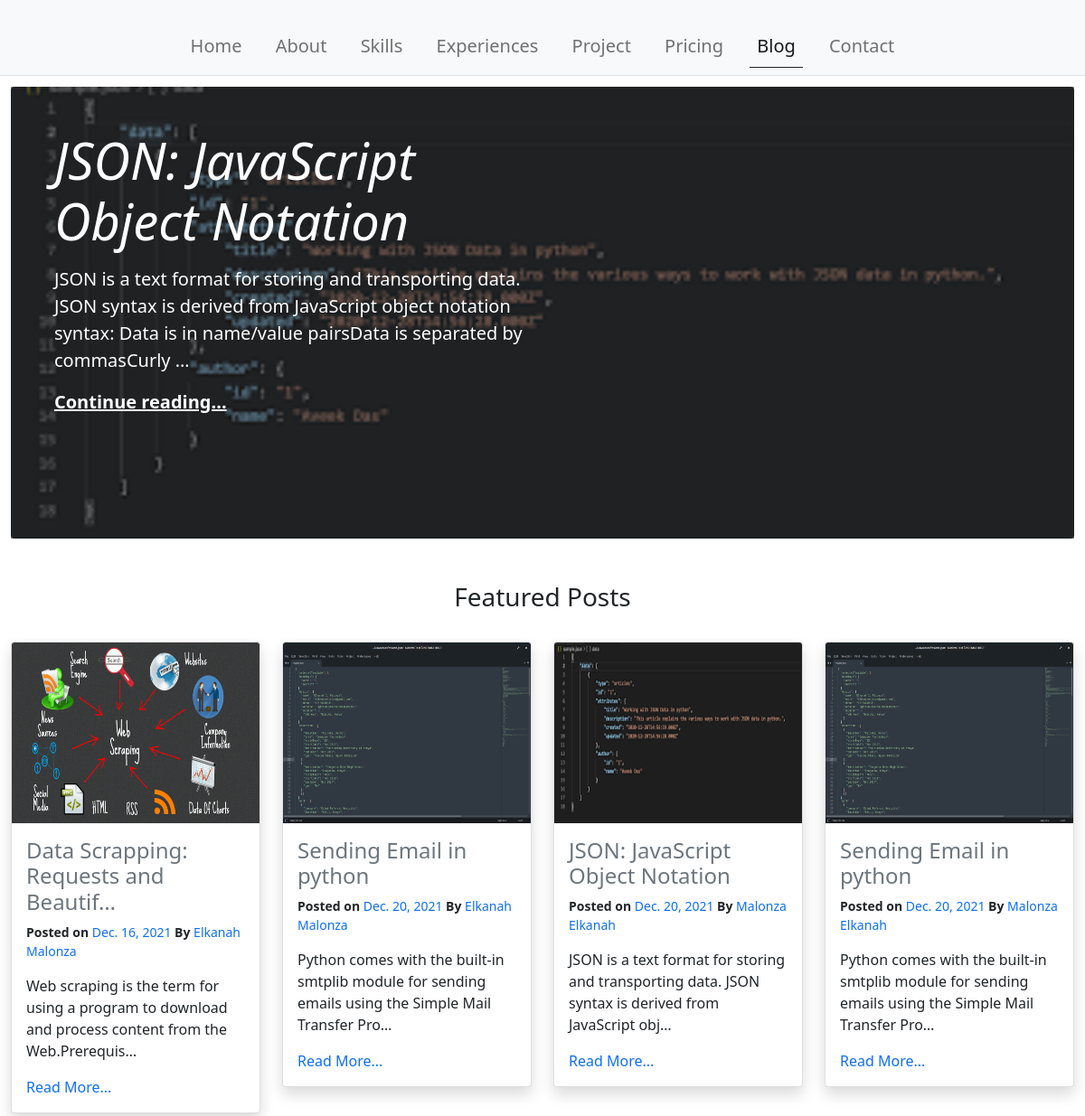
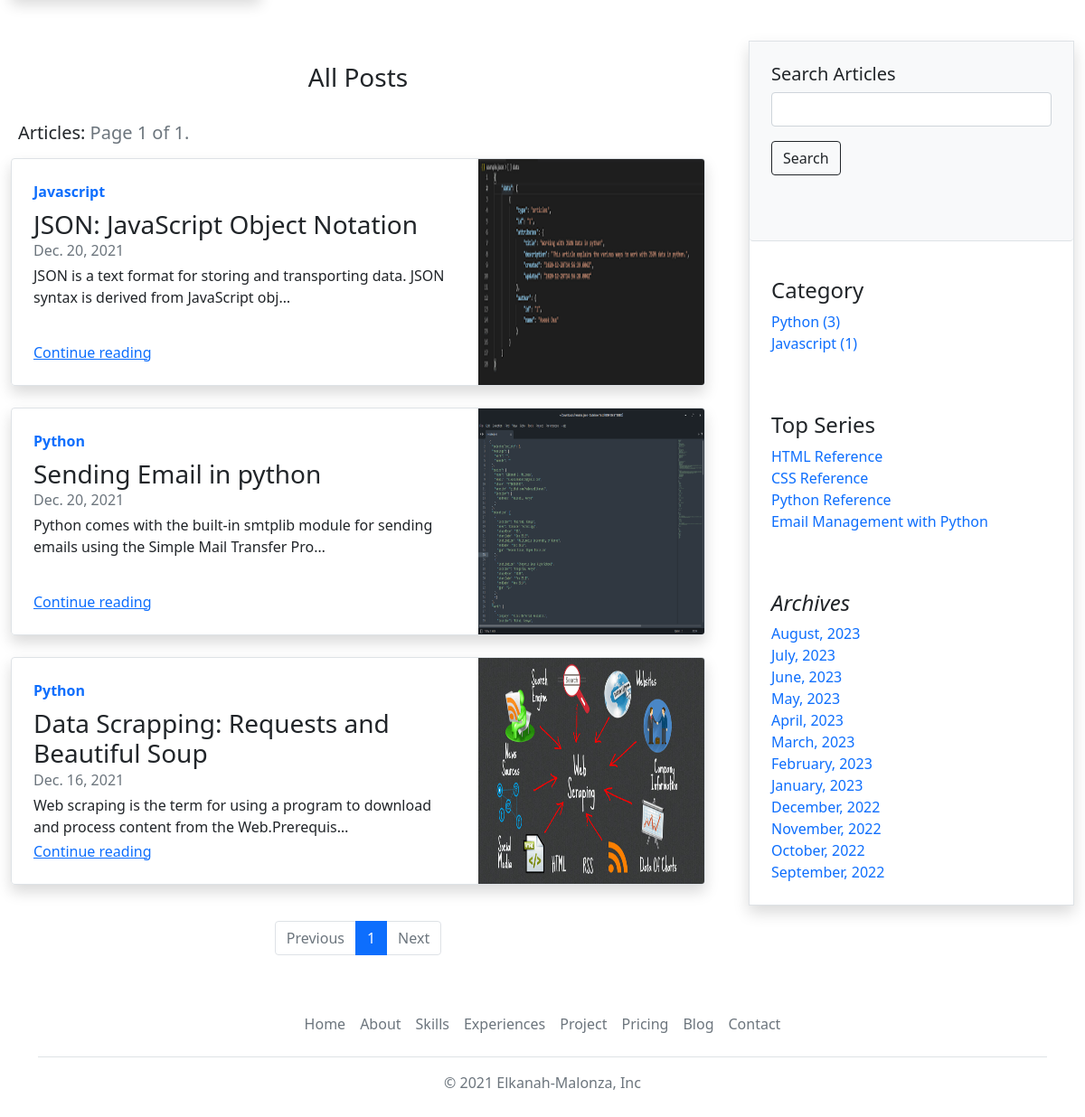
Screenshot of /blog/ with the database file from the repository (2 pictures, top to bottom).
### blog/models.py (models this page shows, shortened)
class Article(models.Model):
    user = models.ForeignKey(User, on_delete=models.CASCADE)
    image = models.ImageField(
        upload_to="image/blog/",
        max_length=1000,
        default="image/blog/blog_default.jpg",
        storage=gd_storage,
    )
    title = models.CharField("Title", max_length=50)
    content = models.TextField()
    tags = models.CharField("Tags", max_length=50)
    status = models.CharField("Status", max_length=50, default="PRIVATE")
    views = models.IntegerField("Views", default=0, null=True, blank=True)
    date_created = models.DateTimeField("Date Created", auto_now_add=True)
    category = models.ForeignKey(ArticleCategory, on_delete=models.CASCADE)
    series = models.ForeignKey(
        ArticleSeries, on_delete=models.CASCADE, null=True, blank=True
    )
    @property
    def content_text(self):
        return strip_tags(self.content)

class ArticleCategory(models.Model):
    name = models.CharField("Keyword", max_length=200, unique=True)
    date_created = models.DateTimeField("Date Created", auto_now_add=True)
    user = models.ForeignKey(User, on_delete=models.CASCADE)
    def article_count(self):
        return Article.objects.filter(category=self.id).count()

class ArticleSeries(models.Model):
    name = models.CharField("Keyword", max_length=200, unique=True)
    date_created = models.DateTimeField("Date Created", auto_now_add=True)
    user = models.ForeignKey(User, on_delete=models.CASCADE)

### blog/views.py (the view)
# urls.py: 2. Add a URL to urlpatterns:  path('blog/', include('blog.urls'))
def blog(request):
    articles = (
        Article.objects.filter(status="Publish").order_by("date_created").reverse()
    )
    categories = ArticleCategory.objects.all()
    series = ArticleSeries.objects.all()
    viewed_articles = Article.objects.order_by("views").reverse()[0:2]
    latest_articles = articles[0:2]
    featured = latest_articles[0]
    archives = generate_last_one_year_months()
    paginator = Paginator(articles, 10)
    page_number = request.GET.get("page", 1)
    articles = paginator.get_page(page_number)
    return render(
        request,
        "blog/blog.html",
        {
            "articles": articles,
            "categories": categories,
            "series": series,
            "main_feature": featured,
            "viewed_articles": viewed_articles,
            "latest_articles": latest_articles,
            "archives": archives,
        },
    )

### blog/views.py (called while the page is built)
def generate_last_one_year_months():
    today = dt.datetime.now()
    year = dt.timedelta(days=365)
    month = dt.timedelta(days=27)
    one_year_ago = today - year
    loop_time = today
    months = []
    archives = []
    while loop_time > one_year_ago:
        int_month = loop_time.strftime("%m")  # loop_time.month
        if int_month not in months:
            months = months + [int_month]
            int_year = loop_time.year
            str_month = loop_time.strftime("%B")
            name = str_month + ", " + str(int_year)
            value = {}
            value.setdefault("year", int_year)
            value.setdefault("month", int_month)
            archive = {}
            archive.setdefault(name, value)
            archives = archives + [archive]
        loop_time = loop_time - month
    print(archives)
    return archives

### blog/templates/blog/blog.html (shortened to what this page needs)
<!DOCTYPE html>
<html>
<head>
    {% load static %}
    <link href="https://cdn.jsdelivr.net/npm/bootstrap@5.1.3/dist/css/bootstrap.min.css" rel="stylesheet">
    <link href="{% static 'main/css/style.css' %}" rel="stylesheet">
</head>
<body>
    <nav class="navbar navbar-expand-lg fixed-top navbar-light bg-light border-bottom">
        <div class="container">
            <div class="collapse navbar-collapse" id="navbarMain">
                <ul class="navbar-nav mb-2 mb-lg-0 w-100 justify-content-around">
                    <li class="nav-item">
                        <a class="nav-link fs-5" aria-current="page" href="{% url 'index' %}">Home</a>
                    </li>
                    <li class="nav-item">
                        <a class="nav-link fs-5" href="{% url 'index' %}#section-about">About</a>
                    </li>
                    <li class="nav-item">
                        <a class="nav-link fs-5" href="{% url 'index' %}#section-skills">Skills</a>
                    </li>
                    <li class="nav-item">
                        <a class="nav-link fs-5" href="{% url 'index' %}#section-experiences">Experiences</a>
                    </li>
                    <li class="nav-item">
                        <a class="nav-link fs-5" href="{% url 'projects' %}">Project</a>
                    </li>
                    <li class="nav-item">
                        <a class="nav-link fs-5" href="{% url 'index' %}#section-pricing">Pricing</a>
                    </li>
                    <li class="nav-item">
                        <a class="nav-link fs-5 active" href="{% url 'blog' %}">Blog</a>
                    </li>
                    <li class="nav-item">
                        <a class="nav-link fs-5" href="{% url 'index' %}#section-contact">Contact</a>
                    </li>
                </ul>
            </div>
        </div>
    </nav>
    <div class="pt-5"></div>
    <main class="container-fluid main-blog pt-md-5">
        <div class="mb-4 rounded bg-dark blog-image">
            <div class="p-4 p-md-5 text-white bg-dark bg-opacity-50 position-absolute h-100">
                <div class="col-md-6 px-0">
                    <h1 class="display-4 fst-italic">{{main_feature.title}}</h1>
                    <p class="lead my-3">{{main_feature.content_text|truncatewords:28|safe}}</p>
                    <p class="lead mb-0"><a href="{% url 'article' main_feature.title|slugify main_feature.id %}" class="text-white fw-bold">Continue reading...</a></p>
                </div>
            </div>
        </div>
        <div class="row mb-2">
            <div class="col-12">
                <div class="row text-center p-4">
                    <h3>Featured Posts</h3>
                </div>
                <div class="row">
                {% for article in viewed_articles %}
                    <div class="col-12 col-md-6 col-lg-3 pb-4">
                        <div class="card shadow bg-body rounded" style="">
                            <img src="{{article.image.url}}" class="card-img-top" width="100%" height="200" preserveAspectRatio="xMidYMid slice" alt="...">
                            <div class="card-body">
                                <h4 class="card-title"><a href="{% url 'article' article.title|slugify article.id %}" class="text-decoration-none text-muted">{{article.title|truncatechars_html:37|safe}}</a></h4>
                                <p class="small">
                                    <strong>Posted on </strong>
                                    <a href="#" class="text-decoration-none">{{article.date_created.date}}</a>
                                    <strong>By</strong>
                                    <a href="#" class="text-decoration-none"> {{article.user.first_name}} {{article.user.last_name}}</a>
                                </p>
                                <p class="card-text">{{article.content_text|truncatechars_html:100|safe }}</p>
                                <a href="{% url 'article' article.title|slugify article.id %}" class="text-decoration-none">Read More...</a>
                            </div>
                        </div>
                    </div>
                {% endfor %}
                {% for article in latest_articles %}
                    <div class="col-12 col-md-6 col-lg-3 pb-4">
                        <div class="card shadow bg-body rounded" style="">
                            <img src="{{article.image.url}}" class="card-img-top" width="100%" height="200" preserveAspectRatio="xMidYMid slice" alt="...">
                            <div class="card-body">
                                <h4 class="card-title"><a href="{% url 'article' article.title|slugify article.id %}" class="text-decoration-none text-muted">{{article.title|truncatechars_html:40|safe}}</a></h4>
                                <p class="small">
                                    <strong>Posted on </strong>
                                    <a href="#" class="text-decoration-none">{{article.date_created.date}}</a>
                                    <strong>By</strong>
                                    <a href="#" class="text-decoration-none"> Malonza Elkanah</a>
                                </p>
                                <p class="card-text">{{article.content_text|truncatechars_html:100|safe }}</p>
                                <a href="{% url 'article' article.title|slugify article.id %}" class="text-decoration-none">Read More...</a>
                            </div>
                        </div>
                    </div>
                {% endfor %}
                </div>
            </div>
        </div>
        <div class="row g-5 pt-3">
            <div class="col-md-8">
                <div class="row text-center p-4">
                    <h3>All Posts</h3>
                </div>
                <div class="row pb-2 d-flex justify-content-between">
                    <h5 class="col ms-2">Articles: <span class="reviews-count text-muted">Page {{articles.number}} of {{articles.paginator.num_pages}}.</span></h5>
                </div>
                <div class="row">
                {% for article in articles %}
                    <div class="col-12">
                        <div class="row g-0 border rounded overflow-hidden flex-md-row mb-4 shadow h-md-250 position-relative">
                            <div class="col p-4 d-flex flex-column position-static">
                                <strong class="d-inline-block mb-2 text-primary">{{article.category.name}}</strong>
                                <h3 class="mb-0">{{article.title | truncatechars:50}}</h3>
                                <div class="mb-1 text-muted">{{article.date_created.date}}</div>
                                <p class="card-text mb-auto">{{article.content_text|truncatechars_html:100|safe }}</p>
                                <a href="{% url 'article' article.title|slugify article.id %}" class="stretched-link">Continue reading</a>
                            </div>
                            <div class="col-auto d-none d-lg-block">
                                <img class="bd-placeholder-img" src="{{article.image.url}}" width="250" height="250" aria-label="Placeholder: Thumbnail" preserveAspectRatio="xMidYMid slice" focusable="false">
                            </div>
                        </div>
                    </div>
                {% endfor %}
                </div>
                <div class="row pt-3">
                    <nav aria-label="Page navigation example">
                        <ul class="pagination justify-content-center">
                        {% if articles.has_previous %}
                            <li class="page-item">
                                <a href="?page={{articles.previous_page_number}}" class="page-link">Previous</a>
                            </li>
                        {% else %}
                            <li class="page-item disabled">
                                <a class="page-link">Previous</a>
                            </li>
                        {% endif %}
                        {% for p in articles.paginator.page_range %}
                            <li class="page-item {% if articles.number == p %}active{% endif %}">
                                <a class="page-link" href="?page={{p}}">{{p}}</a>
                            </li>
                        {% endfor %}
                        {% if articles.has_next %}
                            <li class="page-item">
                                <a class="page-link" href="?page={{articles.next_page_number}}">Next</a>
                            </li>
                        {% else %}
                            <li class="page-item disabled">
                                <a class="page-link" href="#">Next</a>
                            </li>
                        {% endif %}
                        </ul>
                    </nav>
                </div>
            </div>
            <div class="col-md-4">
                <div class="position-sticky border shadow" style="top: 4rem;">
                    <div class="p-4 mb-3 bg-light rounded border-bottom">
                        <div class="row">
                            <div class="col-12">
                                <h5>Search Articles</h5>
                            </div>
                            <div class="col-12 pb-5">
                                <form method="get" action="{% url 'articles-search' %}">
                                    <div class="mb3 pb-3">
                                        <input class="form-control" type="text" name="search">
                                    </div>
                                    <button class="btn btn-outline-dark" type="submit">Search</button>
                                </form>
                            </div>
                        </div>
                    </div>
                    <div class="p-4">
                        <h4>Category</h4>
                        <ol class="list-unstyled text-decoration-none">
                        {% for category in categories %}
                            {% if category.article_count > 0 %}
                            <li><a href="{% url 'articles-category' category.name|slugify category.id %}" class="text-decoration-none">{{category.name}} ({{category.article_count}})</a></li>
                            {% endif %}
                        {% endfor %}
                        </ol>
                    </div>
                    <div class="p-4">
                        <h4>Top Series</h4>
                        <ol class="list-unstyled text-decoration-none">
                        {% for entity in series %}
                            <li><a href="{% url 'articles-series' entity.name|slugify entity.id %}" class="text-decoration-none">{{entity.name}}</a></li>
                        {% endfor %}
                        </ol>
                    </div>
                    <div class="p-4">
                        <h4 class="fst-italic">Archives</h4>
                        <ol class="list-unstyled mb-0">
                        {% for archive in archives %}
                            {% for key, value in archive.items %}
                            <li><a href="{% url 'articles-archives' key|slugify value.year value.month %}" class="text-decoration-none">{{key}}</a></li>
                            {% endfor %}
                        {% endfor %}
                        </ol>
                    </div>
                </div>
            </div>
        </div>
    </main>
    <div class="container">
        <footer class="py-3 my-4">
            <ul class="nav justify-content-center border-bottom pb-3 mb-3">
                <li class="nav-item"><a href="{% url 'index' %}" class="nav-link px-2 text-muted">Home</a></li>
                <li class="nav-item"><a href="{% url 'index' %}#section-about" class="nav-link px-2 text-muted">About</a></li>
                <li class="nav-item"><a href="{% url 'index' %}#section-skills" class="nav-link px-2 text-muted">Skills</a></li>
                <li class="nav-item"><a href="{% url 'index' %}#section-experiences" class="nav-link px-2 text-muted">Experiences</a></li>
                <li class="nav-item"><a href="{% url 'projects' %}" class="nav-link px-2 text-muted">Project</a></li>
                <li class="nav-item"><a href="{% url 'index' %}#section-project" class="nav-link px-2 text-muted">Pricing</a></li>
                <li class="nav-item"><a href="{% url 'blog' %}" class="nav-link px-2 text-muted">Blog</a></li>
                <li class="nav-item"><a href="{% url 'index' %}#section-contact" class="nav-link px-2 text-muted">Contact</a></li>
            </ul>
            <p class="text-center text-muted">&copy; 2021 Elkanah-Malonza, Inc</p>
        </footer>
    </div>
</body>
</html>

### profile_settings/static/main/css/style.css (style rules this page uses)
#navbarMain { padding-inline: 150px; padding-top: 20px; }
.navbar-light .navbar-nav .nav-link.active, .navbar-light .navbar-nav .show > .nav-link { color: rgba(0,0,0,.9); border-color: #212529 !important; border-bottom: 1px solid; }

### rows the page displays
Article: title "JSON: JavaScript Object Notation", content_text "JSON is a text format for storing and transporting data. JSON syntax is derived from JavaScript object notation syntax: Data is in name/value pairsData is separated by commasCurly …", image (picture), date_created "Dec. 20, 2021", content_text "JSON is a text format for storing and transporting data. JSON syntax is derived from JavaScript obj…", category.name "Javascript"
Article: image (picture), title "Data Scrapping: Requests and Beautif…", date_created "Dec. 16, 2021", user.first_name "Elkanah", user.last_name "Malonza", content_text "Web scraping is the term for using a program to download and process content from the Web.Prerequis…", category.name "Python", title "Data Scrapping: Requests and Beautiful Soup"
Article: image (picture), title "Sending Email in python", date_created "Dec. 20, 2021", user.first_name "Elkanah", user.last_name "Malonza", content_text "Python comes with the built-in smtplib module for sending emails using the Simple Mail Transfer Pro…", category.name "Python"
ArticleCategory: name "Python", article_count "3"
ArticleCategory: name "Javascript", article_count "1"
ArticleSeries: name "HTML Reference"
ArticleSeries: name "CSS Reference"
ArticleSeries: name "Python Reference"
ArticleSeries: name "Email Management with Python"

### other values shown
{{ articles.number }} "1"
{{ articles.paginator.num_pages }} "1"
{{ p }} "1"
{{ key }} "August, 2023" "July, 2023" "June, 2023" "May, 2023" "April, 2023" "March, 2023" "February, 2023" "January, 2023" "December, 2022" "November, 2022" "October, 2022" "September, 2022"
